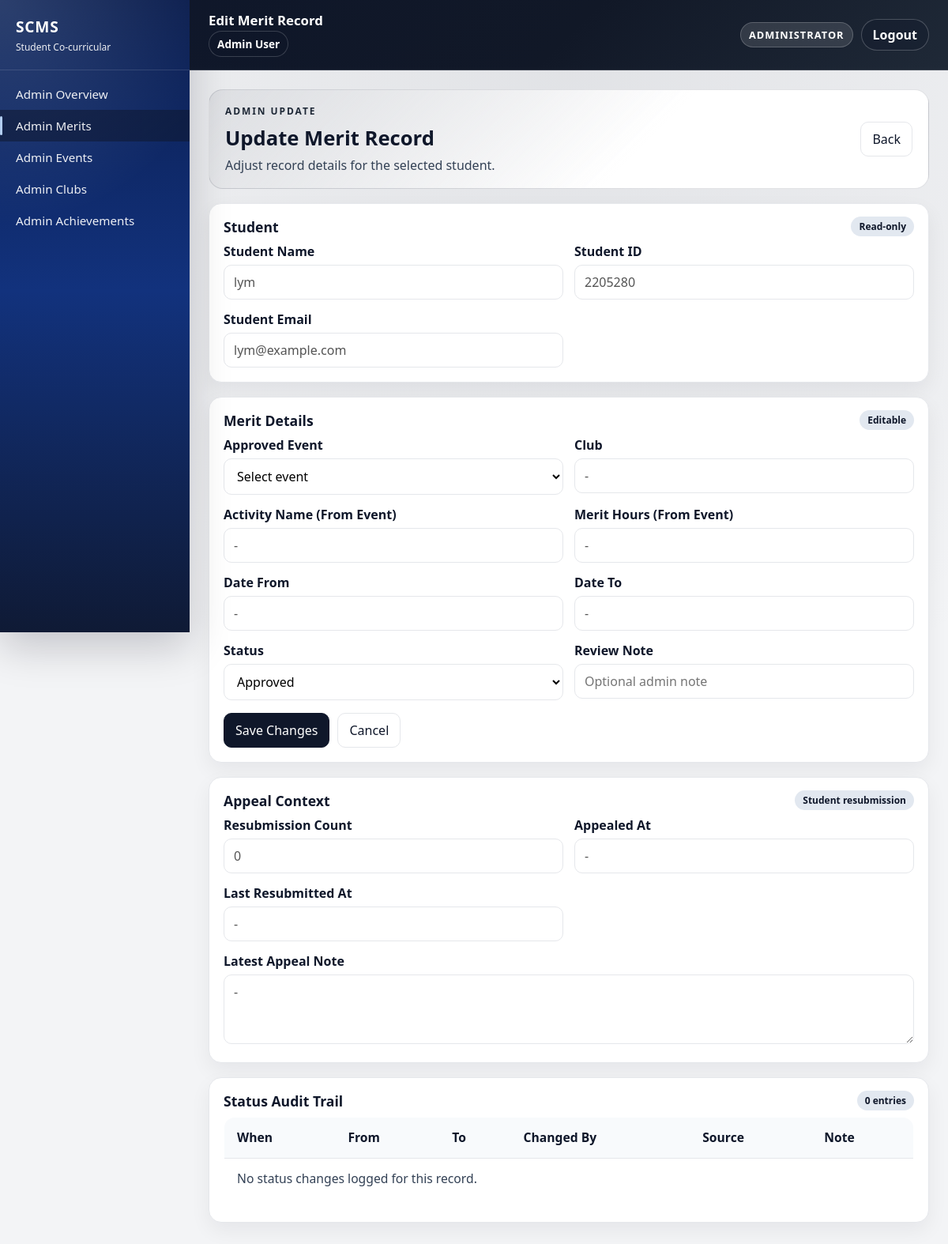
The page /public/index.php?url=merit/edit&id=2 (signed in) on the database its author committed.
### tables this page shows
CREATE TABLE `users` (
  `userID` int(11) NOT NULL,
  `student_id` varchar(20) NOT NULL,
  `name` varchar(100) NOT NULL,
  `email` varchar(100) NOT NULL,
  `passwordHash` varchar(255) NOT NULL,
  `isAdmin` tinyint(1) DEFAULT 0,
  `created_at` timestamp NOT NULL DEFAULT current_timestamp()
);

CREATE TABLE `merits` (
  `meritID` int(11) NOT NULL,
  `userID` int(11) NOT NULL,
  `eventID` int(11) DEFAULT NULL,
  `activityName` varchar(150) NOT NULL,
  `hours` int(11) NOT NULL,
  `dateFrom` date DEFAULT NULL,
  `dateTo` date DEFAULT NULL,
  `status` enum('pending','approved','rejected') NOT NULL DEFAULT 'pending',
  `submitted_at` timestamp NOT NULL DEFAULT current_timestamp(),
  `reviewed_at` timestamp NULL DEFAULT NULL,
  `reviewed_by` int(11) DEFAULT NULL,
  `review_note` text DEFAULT NULL,
  `evidence_path` varchar(255) DEFAULT NULL,
  `appeal_note` text DEFAULT NULL,
  `appealed_at` datetime DEFAULT NULL,
  `resubmission_count` int(11) NOT NULL DEFAULT 0,
  `last_resubmitted_at` datetime DEFAULT NULL
);

### app/models/User.php (called while the page is built, shortened)
<?php
class User {
    public static function findById($userId) {
        $db = Database::connect();
        $stmt = $db->prepare("SELECT * FROM users WHERE userID = ?");
        $stmt->execute([(int) $userId]);
        return $stmt->fetch(PDO::FETCH_ASSOC);
    }
}
?>

### app/models/Merit.php (called while the page is built, shortened)
<?php
class Merit {
    public static function findById($id) {
        $db = Database::connect();
        $stmt = $db->prepare(
            "SELECT m.*, e.eventTitle, e.eventDate, e.eventHours, cc.clubName
             FROM merits m
             LEFT JOIN events e ON e.eventID = m.eventID
             LEFT JOIN club_catalog cc ON cc.clubCatalogID = e.clubCatalogID
             WHERE m.meritID = ?"
        );
        $stmt->execute([(int) $id]);
        return $stmt->fetch(PDO::FETCH_ASSOC);
    }
    public static function getStatusLogsByMerit($meritID) {
        try {
            $db = Database::connect();
            $stmt = $db->prepare(
                "SELECT l.*,
                        actor.name AS changedByName,
                        actor.student_id AS changedByStudentId
                 FROM merit_status_logs l
                 LEFT JOIN users actor ON actor.userID = l.changed_by
                 WHERE l.meritID = ?
                 ORDER BY l.logID DESC"
            );
            $stmt->execute([(int) $meritID]);
            return $stmt->fetchAll(PDO::FETCH_ASSOC);
        } catch (PDOException $e) {
            return [];
        }
    }
}
?>

### app/views/admin/merit_edit.php (the view, shortened to what this page needs)
<?php require "../app/views/layout/header.php"; ?>
<?php require "../app/views/layout/sidebar.php"; ?>
<?php
    $studentName = (string) ($student['name'] ?? '-');
    $studentEmail = (string) ($student['email'] ?? '-');
    $studentId = (string) ($student['student_id'] ?? '-');
?>
<div class="main module-page">
    <div class="topbar admin-topbar">
        <div class="topbar-left">
            <div class="topbar-title">Edit Merit Record</div>
            <div class="topbar-user-inline">
                <?= htmlspecialchars($_SESSION['user_name'] ?? '', ENT_QUOTES, 'UTF-8'); ?>
            </div>
        </div>
        <div class="topbar-actions">
            <div class="admin-badge">Administrator</div>
            <form method="POST" action="index.php?url=auth/logout">
                <button type="submit" class="topbar-logout">Logout</button>
            </form>
        </div>
    </div>
    <div class="content admin-content">
        <div class="content-inner">
    <div class="admin-hero">
        <div>
            <div class="admin-eyebrow">Admin Update</div>
            <h1 class="admin-title">Update Merit Record</h1>
            <p class="admin-subtitle">Adjust record details for the selected student.</p>
        </div>
        <div class="admin-hero-actions">
            <a class="btn btn-secondary" href="index.php?url=merit/index">Back</a>
        </div>
    </div>
    <div class="admin-section">
        <div class="admin-section-header">
            <h2 class="admin-section-title">Student</h2>
            <span class="admin-section-chip">Read-only</span>
        </div>
        <div class="admin-section-body">
            <div class="form-grid">
                <div>
                    <label class="label">Student Name</label>
                    <input class="input" type="text" value="<?= htmlspecialchars($studentName, ENT_QUOTES, 'UTF-8') ?>" disabled>
                </div>
                <div>
                    <label class="label">Student ID</label>
                    <input class="input" type="text" value="<?= htmlspecialchars($studentId, ENT_QUOTES, 'UTF-8') ?>" disabled>
                </div>
                <div>
                    <label class="label">Student Email</label>
                    <input class="input" type="text" value="<?= htmlspecialchars($studentEmail, ENT_QUOTES, 'UTF-8') ?>" disabled>
                </div>
            </div>
        </div>
    </div>
    <div class="admin-section">
        <div class="admin-section-header">
            <h2 class="admin-section-title">Merit Details</h2>
            <span class="admin-section-chip">Editable</span>
        </div>
        <div class="admin-section-body">
            <form method="POST" class="form" id="adminMeritEditForm">
                <div class="form-grid">
                    <div>
                        <label class="label">Approved Event</label>
                        <select class="input" name="eventID" id="eventID" required>
                            <option value="">Select event</option>
                        </select>
                    </div>
                    <div>
                        <label class="label">Club</label>
                        <input class="input" type="text" id="clubDisplay" value="-" disabled>
                    </div>
                    <div>
                        <label class="label">Activity Name (From Event)</label>
                        <input class="input" type="text" id="activityDisplay" value="-" disabled>
                    </div>
                    <div>
                        <label class="label">Merit Hours (From Event)</label>
                        <input class="input" type="text" id="hoursDisplay" value="-" disabled>
                    </div>
                    <div>
                        <label class="label">Date From</label>
                        <input class="input" type="text" id="dateFromDisplay" value="-" disabled>
                    </div>
                    <div>
                        <label class="label">Date To</label>
                        <input class="input" type="text" id="dateToDisplay" value="-" disabled>
                    </div>
                </div>
                <div class="form-grid" style="margin-top:14px;">
                    <div>
                        <label class="label">Status</label>
                        <?php $statusValue = (string) ($merit['status'] ?? 'pending'); ?>
                        <select name="status" class="input">
                            <option value="approved" <?= $statusValue === 'approved' ? 'selected' : '' ?>>Approved</option>
                        </select>
                    </div>
                    <div>
                        <label class="label">Review Note</label>
                        <input class="input" type="text" name="review_note" value="<?= htmlspecialchars((string) ($merit['review_note'] ?? ''), ENT_QUOTES, 'UTF-8') ?>" placeholder="Optional admin note">
                    </div>
                </div>
                <div class="form-actions">
                    <button type="submit" class="btn">Save Changes</button>
                    <a href="index.php?url=merit/index" class="btn btn-secondary">Cancel</a>
                </div>
            </form>
        </div>
    </div>
    <div class="admin-section">
        <div class="admin-section-header">
            <h2 class="admin-section-title">Appeal Context</h2>
            <span class="admin-section-chip">Student resubmission</span>
        </div>
        <div class="admin-section-body">
            <?php
                $appealNote = trim((string) ($merit['appeal_note'] ?? ''));
                $appealedAt = trim((string) ($merit['appealed_at'] ?? ''));
                $resubmissionCount = (int) ($merit['resubmission_count'] ?? 0);
                $lastResubmittedAt = trim((string) ($merit['last_resubmitted_at'] ?? ''));
            ?>
            <div class="form-grid">
                <div>
                    <label class="label">Resubmission Count</label>
                    <input class="input" type="text" value="<?= (int) $resubmissionCount ?>" disabled>
                </div>
                <div>
                    <label class="label">Appealed At</label>
                    <input class="input" type="text" value="<?= htmlspecialchars($appealedAt !== '' ? $appealedAt : '-', ENT_QUOTES, 'UTF-8') ?>" disabled>
                </div>
                <div>
                    <label class="label">Last Resubmitted At</label>
                    <input class="input" type="text" value="<?= htmlspecialchars($lastResubmittedAt !== '' ? $lastResubmittedAt : '-', ENT_QUOTES, 'UTF-8') ?>" disabled>
                </div>
            </div>
            <div style="margin-top:14px;">
                <label class="label">Latest Appeal Note</label>
                <textarea class="input" rows="3" disabled><?= htmlspecialchars($appealNote !== '' ? $appealNote : '-', ENT_QUOTES, 'UTF-8') ?></textarea>
            </div>
        </div>
    </div>
    <div class="admin-section">
        <div class="admin-section-header">
            <h2 class="admin-section-title">Status Audit Trail</h2>
            <span class="admin-section-chip"><?= is_array($statusLogs) ? count($statusLogs) : 0 ?> entries</span>
        </div>
        <div class="admin-section-body">
            <table class="admin-table co-records-table">
                <tr>
                    <th>When</th>
                    <th>From</th>
                    <th>To</th>
                    <th>Changed By</th>
                    <th>Source</th>
                    <th>Note</th>
                </tr>
                <?php if (empty($statusLogs)): ?>
                    <tr>
                        <td colspan="6" class="muted">No status changes logged for this record.</td>
                    </tr>
                <?php endif; ?>
            </table>
        </div>
    </div>
        </div>
    </div>
</div>
<?php require "../app/views/layout/footer.php"; ?>

### app/views/layout/footer.php (style rules this page uses)
.table-responsive-wrapper table { min-width: 800px; width: 100%; }

### rows shown on the page
users: name "lym", student "2205280", email "lym@example.com"
merits: status "Approved", resubmission_count "0", appealed_at "-", last_resubmitted_at "-", appeal_note "-"

### other values the page prints
$_SESSION['user_name'] "Admin User"
count($statusLogs) "0"
